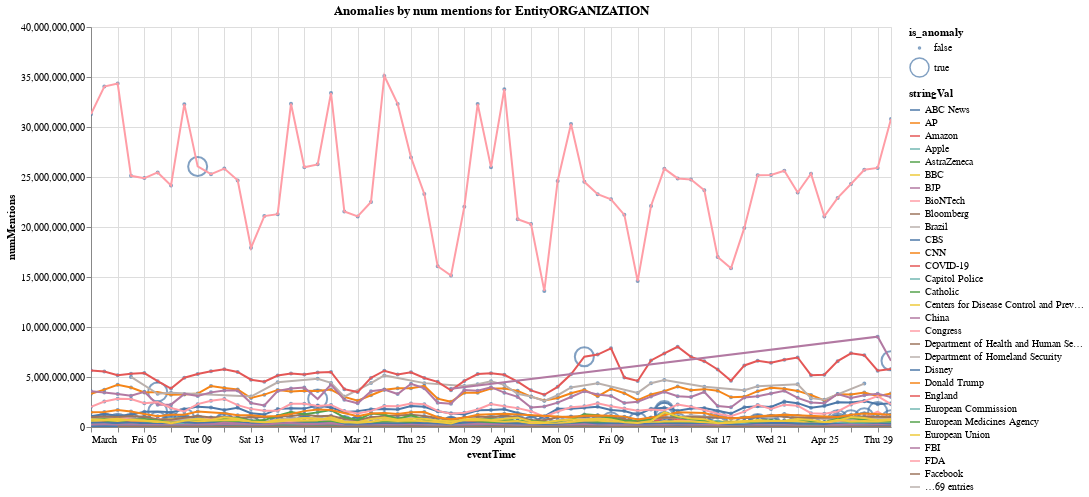

Notebook code cell kept with this figure:
### Code cell
create_entity_count_charts_color(anoms, filter_terms=None, only_anom=True, category='EntityORGANIZATION')

### Figure 1 — Vega-Lite specification as saved in the notebook (floating-point values rounded to 4 significant figures; data arrays with more than 128 entries replaced by an {"elided": "..."} marker saying what was removed)
{"config": {"view": {"continuousWidth": 400, "continuousHeight": 300}}, "layer": [{"mark": "point", "encoding": {"size": {"field": "is_anomaly", "type": "nominal"}, "tooltip": [{"field": "eventTime", "type": "temporal"}, {"field": "numMentions", "type": "quantitative"}, {"field": "is_anomaly", "type": "nominal"}, {"field": "anomaly_probability", "type": "quantitative"}, {"field": "stringVal", "type": "nominal"}, {"field": "avgMagnitude", "type": "quantitative"}], "x": {"field": "eventTime", "stack": null, "type": "temporal"}, "y": {"field": "numMentions", "stack": null, "type": "quantitative"}}, "height": 400, "selection": {"selector092": {"type": "interval", "bind": "scales", "encodings": ["x", "y"]}}, "width": 800}, {"mark": "line", "encoding": {"color": {"field": "stringVal", "type": "nominal"}, "tooltip": [{"field": "eventTime", "type": "temporal"}, {"field": "numMentions", "type": "quantitative"}, {"field": "is_anomaly", "type": "nominal"}, {"field": "anomaly_probability", "type": "quantitative"}, {"field": "stringVal", "type": "nominal"}, {"field": "avgMagnitude", "type": "quantitative"}], "x": {"field": "eventTime", "stack": null, "type": "temporal"}, "y": {"field": "numMentions", "stack": null, "type": "quantitative"}}, "height": 400, "selection": {"selector093": {"type": "interval", "bind": "scales", "encodings": ["x", "y"]}}, "title": "Anomalies by num mentions for EntityORGANIZATION", "width": 800}], "data": {"name": "data-58b0847f118e737f5d01b9e3617342bc"}, "$schema": "https://vega.github.io/schema/vega-lite/v4.17.0.json", "datasets": {"data-58b0847f118e737f5d01b9e3617342bc": {"elided": "3549 records"}}}
